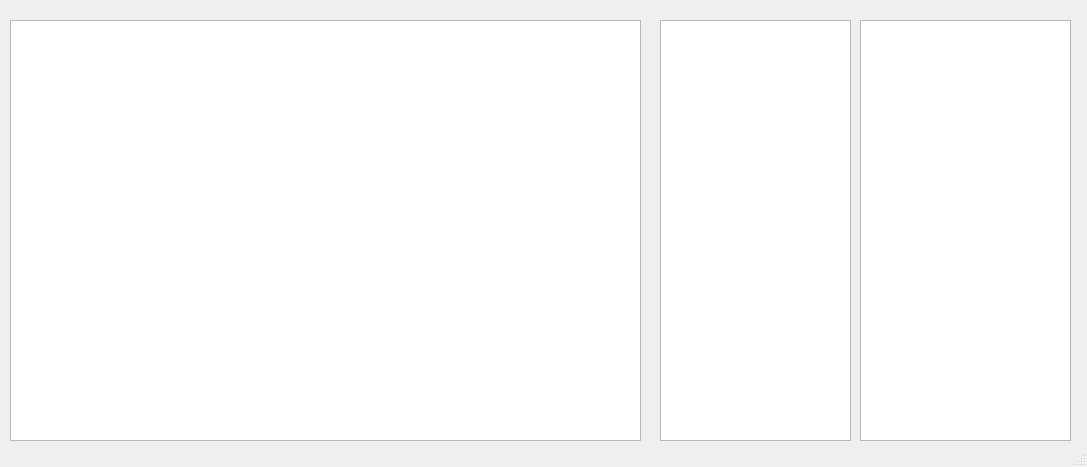
<?xml version="1.0" encoding="UTF-8"?>
<ui version="4.0">
 <class>MainWindow</class>
 <widget class="QMainWindow" name="MainWindow">
  <property name="geometry">
   <rect>
    <x>0</x>
    <y>0</y>
    <width>1087</width>
    <height>467</height>
   </rect>
  </property>
  <property name="windowTitle">
   <string>MainWindow</string>
  </property>
  <widget class="QWidget" name="centralWidget">
   <widget class="QListWidget" name="devicesNamesList">
    <property name="geometry">
     <rect>
      <x>10</x>
      <y>20</y>
      <width>631</width>
      <height>421</height>
     </rect>
    </property>
   </widget>
   <widget class="QListWidget" name="vendorIDList">
    <property name="geometry">
     <rect>
      <x>860</x>
      <y>20</y>
      <width>211</width>
      <height>421</height>
     </rect>
    </property>
   </widget>
   <widget class="QListWidget" name="deviceIDList">
    <property name="geometry">
     <rect>
      <x>660</x>
      <y>20</y>
      <width>191</width>
      <height>421</height>
     </rect>
    </property>
   </widget>
  </widget>
  <widget class="QStatusBar" name="statusBar"/>
 </widget>
 <layoutdefault spacing="6" margin="11"/>
 <resources/>
 <connections/>
</ui>
